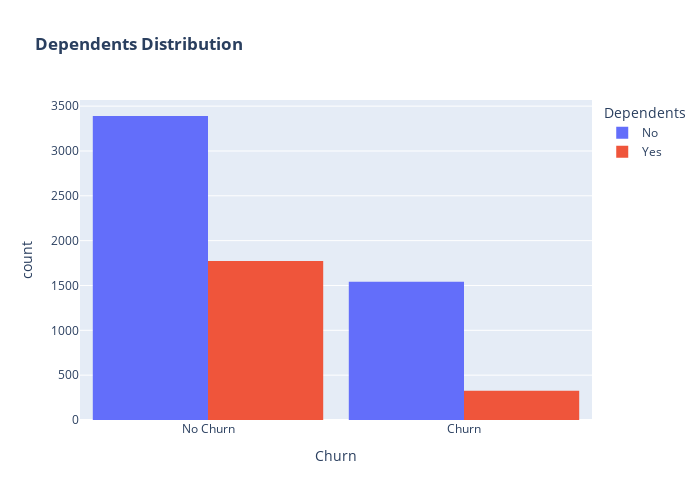

The code cell stored with this chart in its notebook:
### Markdown cell above
Customers who do not have dependents show a higher tendency to churn.

### Code cell
fig = px.histogram(
    df_encoded,
    x="Churn",
    color="Dependents",
    barmode="group",
    title="<b>Dependents Distribution</b>"
)

fig.for_each_trace(lambda t: t.update(name = "Yes" if t.name == "1.0" else "No"))

fig.update_xaxes(tickvals=[0, 1], ticktext=["No Churn", "Churn"])

fig.update_layout(width=700, height=500, bargap=0.1)
fig.show()

### Figure 1 — Plotly figure (JSON) as saved in the notebook; plotly's stock layout.template omitted (floating-point values rounded to 4 significant figures; data arrays with more than 128 entries replaced by an {"elided": "..."} marker saying what was removed)
{"data": [{"alignmentgroup": "True", "bingroup": "x", "hovertemplate": "Dependents=0.0<br>Churn=%{x}<br>count=%{y}<extra></extra>", "legendgroup": "0.0", "marker": {"color": "#636efa", "pattern": {"shape": ""}}, "name": "No", "offsetgroup": "0.0", "orientation": "v", "showlegend": true, "type": "histogram", "x": {"elided": "4933 int values"}, "xaxis": "x", "yaxis": "y"}, {"alignmentgroup": "True", "bingroup": "x", "hovertemplate": "Dependents=1.0<br>Churn=%{x}<br>count=%{y}<extra></extra>", "legendgroup": "1.0", "marker": {"color": "#EF553B", "pattern": {"shape": ""}}, "name": "Yes", "offsetgroup": "1.0", "orientation": "v", "showlegend": true, "type": "histogram", "x": {"elided": "2099 int values"}, "xaxis": "x", "yaxis": "y"}], "layout": {"bargap": 0.1, "barmode": "group", "height": 500, "legend": {"title": {"text": "Dependents"}, "tracegroupgap": 0}, "title": {"text": "<b>Dependents Distribution</b>"}, "width": 700, "xaxis": {"anchor": "y", "domain": [0, 1], "ticktext": ["No Churn", "Churn"], "tickvals": [0, 1], "title": {"text": "Churn"}}, "yaxis": {"anchor": "x", "domain": [0, 1], "title": {"text": "count"}}}}
